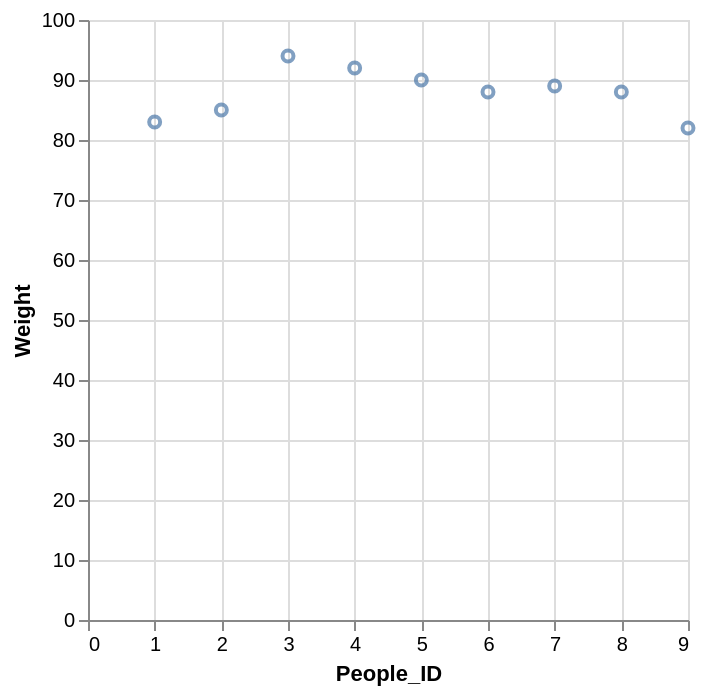

This figure's Vega-Lite source:
### Vega-Lite specification from a JSON file in a GitHub repository (floating-point values rounded to 4 significant figures)
{"data": {"values": [{"x_data": 1, "y_data": 83}, {"x_data": 2, "y_data": 85}, {"x_data": 3, "y_data": 94}, {"x_data": 4, "y_data": 92}, {"x_data": 5, "y_data": 90}, {"x_data": 6, "y_data": 88}, {"x_data": 7, "y_data": 89}, {"x_data": 8, "y_data": 88}, {"x_data": 9, "y_data": 82}]}, "mark": "point", "encoding": {"x": {"field": "x_data", "type": "quantitative", "title": "People_ID"}, "y": {"field": "y_data", "type": "quantitative", "title": "Weight"}}}
